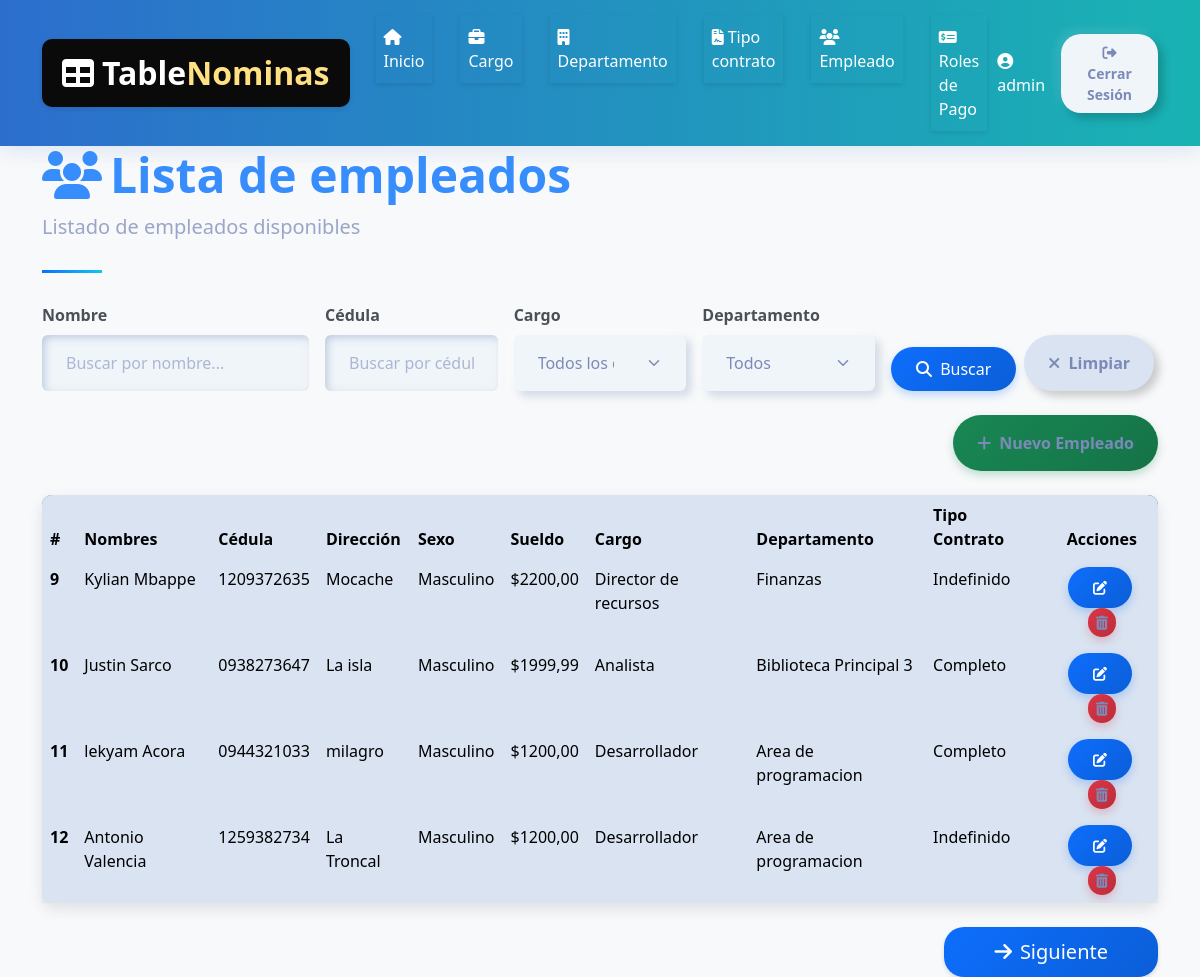
/nomina/empleado_list/ (signed in), run on the app's committed database.
### core/models.py (models this page shows, shortened)
class Empleado(models.Model):
    SEXO_CHOICES = [
        ('M', 'Masculino'),
        ('F', 'Femenino'),
    ]
    nombres = models.CharField(max_length=100)
    cedula = models.CharField(max_length=20, unique=True)
    direccion = models.TextField()
    sexo = models.CharField(max_length=1, choices=SEXO_CHOICES)
    sueldo = models.DecimalField(max_digits=10, decimal_places=2)
    cargo = models.ForeignKey(Cargo, on_delete=models.CASCADE)
    departamento = models.ForeignKey(Departamento, on_delete=models.CASCADE)
    tipo_contrato = models.ForeignKey(TipoContrato, on_delete=models.CASCADE)

class Cargo(models.Model):
    descripcion = models.CharField(max_length=100, unique=True)

class Departamento(models.Model):
    descripcion = models.CharField(max_length=100, unique=True)

class TipoContrato(models.Model):
    descripcion = models.CharField(max_length=100, unique=True)

### core/views.py (the view)
# urls.py: path('empleado_list/', empleado_list, name='empleado_list'),  # URL para la vista home
@login_required
def empleado_list(request):
    query_nombre = request.GET.get('nombre', None)
    query_cedula = request.GET.get('cedula', None)
    query_cargo = request.GET.get('cargo', None)
    query_departamento = request.GET.get('departamento', None)
    empleados_list = Empleado.objects.all().order_by('id')
    if query_nombre:
        empleados_list = empleados_list.filter(nombre__icontains=query_nombre)
    if query_cedula:
        empleados_list = empleados_list.filter(cedula__icontains=query_cedula)
    if query_cargo:
        empleados_list = empleados_list.filter(cargo__descripcion__icontains=query_cargo)
    if query_departamento:
        empleados_list = empleados_list.filter(departamento__descripcion__icontains=query_departamento)
    paginator = Paginator(empleados_list, 10)
    page_number = request.GET.get('page')
    empleados = paginator.get_page(page_number)
    context = {
        'empleados': empleados,
        'title': 'Listado de empleados',
        'query_nombre': query_nombre,
        'query_cedula': query_cedula,
        'query_cargo': query_cargo,
        'cargos': Cargo.objects.all(), # Para el dropdown de cargos
        'departamentos': Departamento.objects.all() # Para el dropdown de departamentos
    }
    return render(request, 'empleado/list.html', context)

### template/empleado/list.html (shortened to what this page needs)
{% extends "home.html" %}
{% block content %}
    <div class="container">
        <header class="page-header">
            <h1 class="display-5 fw-bold text-primary">
                <i class="fas fa-users me-2"></i>Lista de empleados
            </h1>
            <p class="lead text-muted">Listado de empleados disponibles</p>
        </header>
        <form method="GET" class="filter-form mb-4">
            <div class="row g-3">
                <div class="col-md-3">
                    <label for="nombre" class="form-label">Nombre</label>
                    <input type="text" class="form-control" id="nombre" name="nombre"
                           value="{{ request.GET.nombre }}" placeholder="Buscar por nombre...">
                </div>
                <div class="col-md-2">
                    <label for="cedula" class="form-label">Cédula</label>
                    <input type="text" class="form-control" id="cedula" name="cedula"
                           value="{{ request.GET.cedula }}" placeholder="Buscar por cédula...">
                </div>
                <div class="col-md-2">
                    <label for="cargo" class="form-label">Cargo</label>
                    <select class="form-select" id="cargo" name="cargo">
                        <option value="">Todos los cargos</option>
                    </select>
                </div>
                <div class="col-md-2">
                    <label for="departamento" class="form-label">Departamento</label>
                    <select class="form-select" id="departamento" name="departamento">
                        <option value="">Todos</option>
                    </select>
                </div>
                <div class="col-md-3 d-flex align-items-end">
                    <button type="submit" class="btn btn-primary me-2">
                        <i class="fas fa-search me-1"></i> Buscar
                    </button>
                    <a href="{% url 'core:empleado_list' %}" class="btn btn-outline-secondary">
                        <i class="fas fa-times me-1"></i> Limpiar
                    </a>
                </div>
            </div>
        </form>
        <div class="d-flex justify-content-end mb-4">
            <a class="btn btn-success" href="{% url 'core:empleado_create' %}">
                <i class="fas fa-plus me-2"></i>Nuevo Empleado
            </a>
        </div>
        <div class="card mb-4">
            <div class="card-body p-0">
                <div class="table-responsive">
                    <table class="table table-hover mb-0">
                        <thead>
                            <tr>
                                <th scope="col">#</th>
                                <th scope="col">Nombres</th>
                                <th scope="col">Cédula</th>
                                <th scope="col">Dirección</th>
                                <th scope="col">Sexo</th>
                                <th scope="col">Sueldo</th>
                                <th scope="col">Cargo</th>
                                <th scope="col">Departamento</th>
                                <th scope="col">Tipo Contrato</th>
                                <th scope="col" class="text-center">Acciones</th>
                            </tr>
                        </thead>
                        <tbody>
                            {% for empleado in empleados %}
                            <tr>
                                <th scope="row">{{ empleado.id }}</th>
                                <td>{{ empleado.nombres }}</td>
                                <td>{{ empleado.cedula }}</td>
                                <td>{{ empleado.direccion }}</td>
                                <td>
                                    {% if empleado.sexo == 'M' %}
                                        Masculino
                                    {% else %}
                                        Femenino
                                    {% endif %}
                                </td>
                                <td>${{ empleado.sueldo }}</td>
                                <td>{{ empleado.cargo.descripcion }}</td>
                                <td>{{ empleado.departamento.descripcion }}</td>
                                <td>{{ empleado.tipo_contrato.descripcion }}</td>
                                <td class="text-center">
                                    <a href="{% url 'core:empleado_update' empleado.id %}" class="btn btn-sm btn-primary me-1" title="Editar">
                                        <i class="fas fa-edit"></i>
                                    </a>
                                    <a href="{% url 'core:empleado_delete' empleado.id %}" class="btn btn-sm btn-danger" title="Eliminar">
                                        <i class="fas fa-trash-alt"></i>
                                    </a>
                                </td>
                            </tr>
                            {% empty %}
                            <tr>
                                <td colspan="10" class="text-center text-muted py-4">
                                    No se encontraron empleados con los filtros aplicados
                                </td>
                            </tr>
                            {% endfor %}
                        </tbody>
                    </table>
                </div>
            </div>
        </div>
        <div class="d-flex justify-content-end mt-4">
            <a href="{% url 'core:rol_list' %}" class="btn btn-primary btn-lg shadow-sm" style="border-radius: 20px; padding: 10px 50px;">
            <i class="fas fa-arrow-right me-2"></i>Siguiente
            </a>
        </div>
    </div>
{% endblock %}

### template/home.html (shortened to what this page needs)
<!DOCTYPE html>
<html lang="es">
<head>
  {% load static %}
  <link href={% static 'css/bootstrap.min.css' %} rel="stylesheet">
  <link href="https://cdnjs.cloudflare.com/ajax/libs/font-awesome/6.4.0/css/all.min.css" rel="stylesheet">
</head>
<body>
  <nav class="navbar navbar-expand-lg navbar-dark" style="background: linear-gradient(90deg, #2c6ecd 0%, #19b3b3 100%); box-shadow: 0 4px 20px rgba(44,110,205,0.15);">
  <div class="container">
    <a class="navbar-brand d-flex align-items-center" href="#" style="font-size: 2rem; font-weight: 800;">
      <i class="fas fa-table me-2" style="color: #fff;"></i>
      <span style="color: #fff;">Table<span style="color: #ffe082;">Nominas</span></span>
    </a>
    <div class="collapse navbar-collapse" id="navbarNav">
      <ul class="navbar-nav mx-auto" style="gap: 0.5rem;">
        <li class="nav-item">
          <a class="nav-link {% if request.resolver_match.url_name == 'home' %}active{% endif %}" href="{% url 'home' %}" style="color: #fff;">
            <i class="fas fa-home me-1"></i>Inicio
          </a>
        </li>
        <li class="nav-item">
          <a class="nav-link {% if request.resolver_match.url_name == 'core:cargo_list' %}active{% endif %}" href="{% url 'core:cargo_list' %}" style="color: #fff;">
            <i class="fas fa-briefcase me-1"></i>Cargo
          </a>
        </li>
        <li class="nav-item">
          <a class="nav-link {% if request.resolver_match.url_name == 'core:departamento_list' %}active{% endif %}" href="{% url 'core:departamento_list' %}" style="color: #fff;">
            <i class="fas fa-building me-1"></i>Departamento
          </a>
        </li>
        <li class="nav-item">
          <a class="nav-link {% if request.resolver_match.url_name == 'core:tipoContrato_list' %}active{% endif %}" href="{% url 'core:tipoContrato_list' %}" style="color: #fff;">
            <i class="fas fa-file-contract me-1"></i>Tipo contrato
          </a>
        </li>
        <li class="nav-item">
          <a class="nav-link {% if request.resolver_match.url_name == 'core:empleado_list' %}active{% endif %}" href="{% url 'core:empleado_list' %}" style="color: #fff;">
            <i class="fas fa-users me-1"></i>Empleado
          </a>
        </li>
        <li class="nav-item">
          <a class="nav-link {% if request.resolver_match.url_name == 'core:rol_list' %}active{% endif %}" href="{% url 'core:rol_list' %}" style="color: #fff;">
            <i class="fas fa-money-check-alt me-1"></i>Roles de Pago
          </a>
        </li>
      </ul>
      <div class="d-flex align-items-center" style="gap: 0.5rem;">
        {% if user.is_authenticated %}
          <span class="text-white me-2" style="font-weight: 500;">
            <i class="fas fa-user-circle"></i> {{ user.username }}
          </span>
          <a href="{% url 'core:logout' %}" class="btn btn-outline-light btn-sm px-4 py-2" style="border-radius: 20px;">
            <i class="fas fa-sign-out-alt"></i> Cerrar Sesión
          </a>
        {% endif %}
      </div>
    </div>
  </div>
</nav>
  {% block content %}{% endblock content %}
</body>

### template/home.html (style rules this page uses)
:root { --primary-color: #2c6ecd; --secondary-color: #19b3b3; --accent-color: #f8f9fa; --dark-color: #212529; --text-color: #495057; }
body { font-family: 'Poppins', sans-serif; color: var(--text-color); overflow-x: hidden; }
.navbar { box-shadow: 0 2px 15px rgba(0, 0, 0, 0.1); padding: 15px 0; }
.navbar-brand { font-weight: 700; color: var(--primary-color); font-size: 1.5rem; background-color: rgb(10, 10, 10); padding: 10px 20px; border-radius: 10px; box-shadow: 0 2px 5px rgba(0, 0, 0, 0.1); }
.nav-link { font-weight: 500; color: var(--dark-color); margin: 0 10px; transition: all 0.3s ease; padding: 10px 15px; border-radius: 10px; background-color: var(--accent-color); box-shadow: 0 2px 5px rgba(0, 0, 0, 0.1); }
.btn-primary { background-color: var(--primary-color); border-color: var(--primary-color); padding: 10px 25px; border-radius: 50px; font-weight: 500; transition: all 0.3s ease; background-color: #215bee; color: white; }
.navbar-nav .nav-link { background: none !important; border-radius: 0 !important; color: #fff !important; font-weight: 500; transition: color 0.2s; }

### template/empleado/list.html (style rules this page uses)
body { background-color: #f8f9fa; font-family: 'Segoe UI', Tahoma, Geneva, Verdana, sans-serif; }
.navbar { background: linear-gradient(135deg, #0d6efd, #0dcaf0); box-shadow: 0 4px 12px rgba(0,0,0,0.1); }
.card { border-radius: 10px; box-shadow: 0 6px 15px rgba(0,0,0,0.1); transition: transform 0.3s, box-shadow 0.3s; }
.btn-primary { background: linear-gradient(135deg, #0d6efd, #0b5ed7); border: none; box-shadow: 0 4px 8px rgba(13, 110, 253, 0.25); transition: all 0.3s; }
.btn-success { background: linear-gradient(135deg, #198754, #157347); border: none; box-shadow: 0 4px 8px rgba(25, 135, 84, 0.25); transition: all 0.3s; }
.btn-danger { background: linear-gradient(135deg, #dc3545, #bb2d3b); border: none; box-shadow: 0 4px 8px rgba(220, 53, 69, 0.25); transition: all 0.3s; }
.table { border-radius: 10px; overflow: hidden; box-shadow: 0 5px 15px rgba(0,0,0,0.08); }
.table thead { background: linear-gradient(135deg, #6c757d, #495057); color: white; }
.table tbody tr { transition: background-color 0.3s; }
.page-header { position: relative; margin-bottom: 30px; padding-bottom: 15px; }
.page-header:after { content: ''; position: absolute; bottom: 0; left: 0; width: 60px; height: 3px; background: linear-gradient(135deg, #0d6efd, #0dcaf0); }

### data on the page
Empleado: id "9", nombres "Kylian Mbappe", cedula "1209372635", direccion "Mocache", sexo "Masculino", sueldo "2200,00", cargo.descripcion "Director de recursos", departamento.descripcion "Finanzas", tipo_contrato.descripcion "Indefinido"
Empleado: id "10", nombres "Justin Sarco", cedula "0938273647", direccion "La isla", sexo "Masculino", sueldo "1999,99", cargo.descripcion "Analista", departamento.descripcion "Biblioteca Principal 3", tipo_contrato.descripcion "Completo"
Empleado: id "11", nombres "lekyam Acora", cedula "0944321033", direccion "milagro", sexo "Masculino", sueldo "1200,00", cargo.descripcion "Desarrollador", departamento.descripcion "Area de programacion", tipo_contrato.descripcion "Completo"
Empleado: id "12", nombres "Antonio Valencia", cedula "1259382734", direccion "La Troncal", sexo "Masculino", sueldo "1200,00", cargo.descripcion "Desarrollador", departamento.descripcion "Area de programacion", tipo_contrato.descripcion "Indefinido"

### other printed values
{{ user.username }} "admin"
